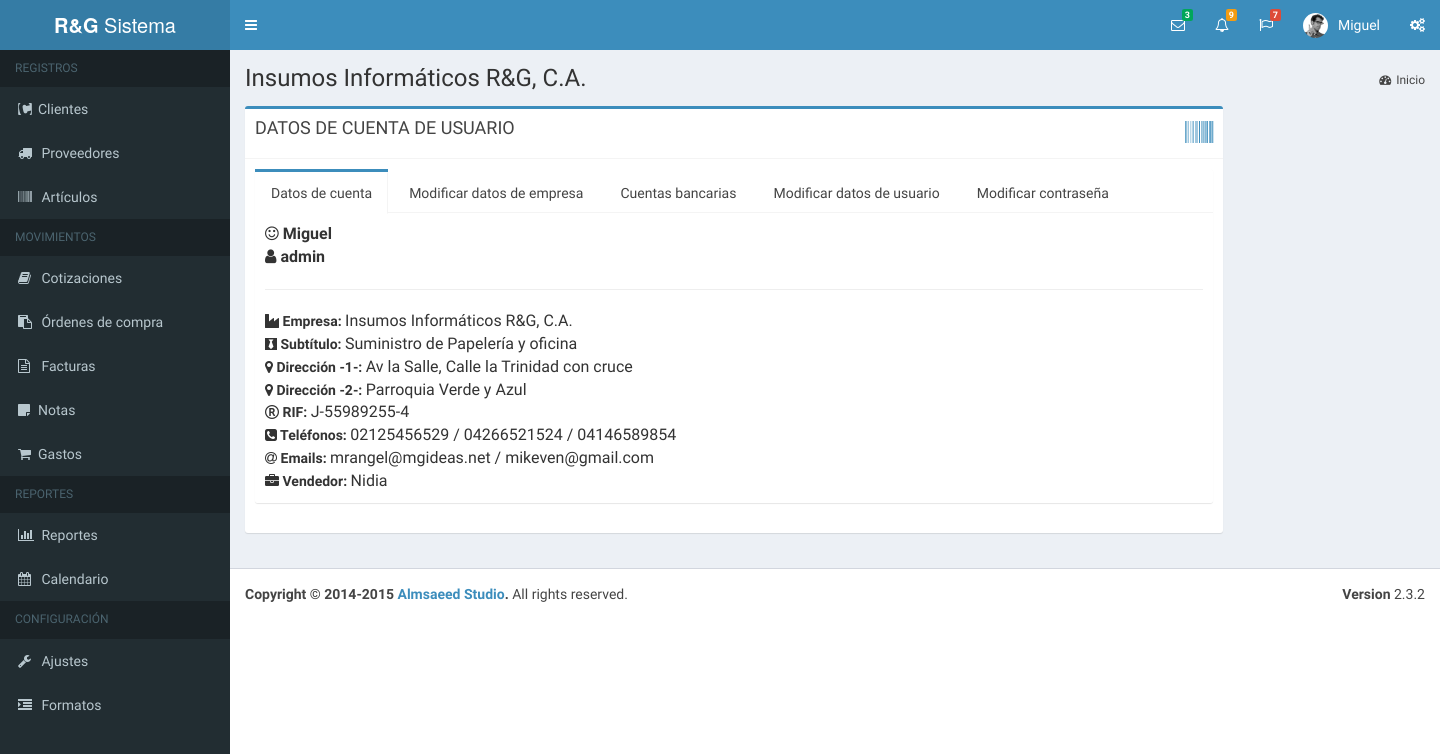
The page /cuenta.php (signed in) on the database as committed earlier.
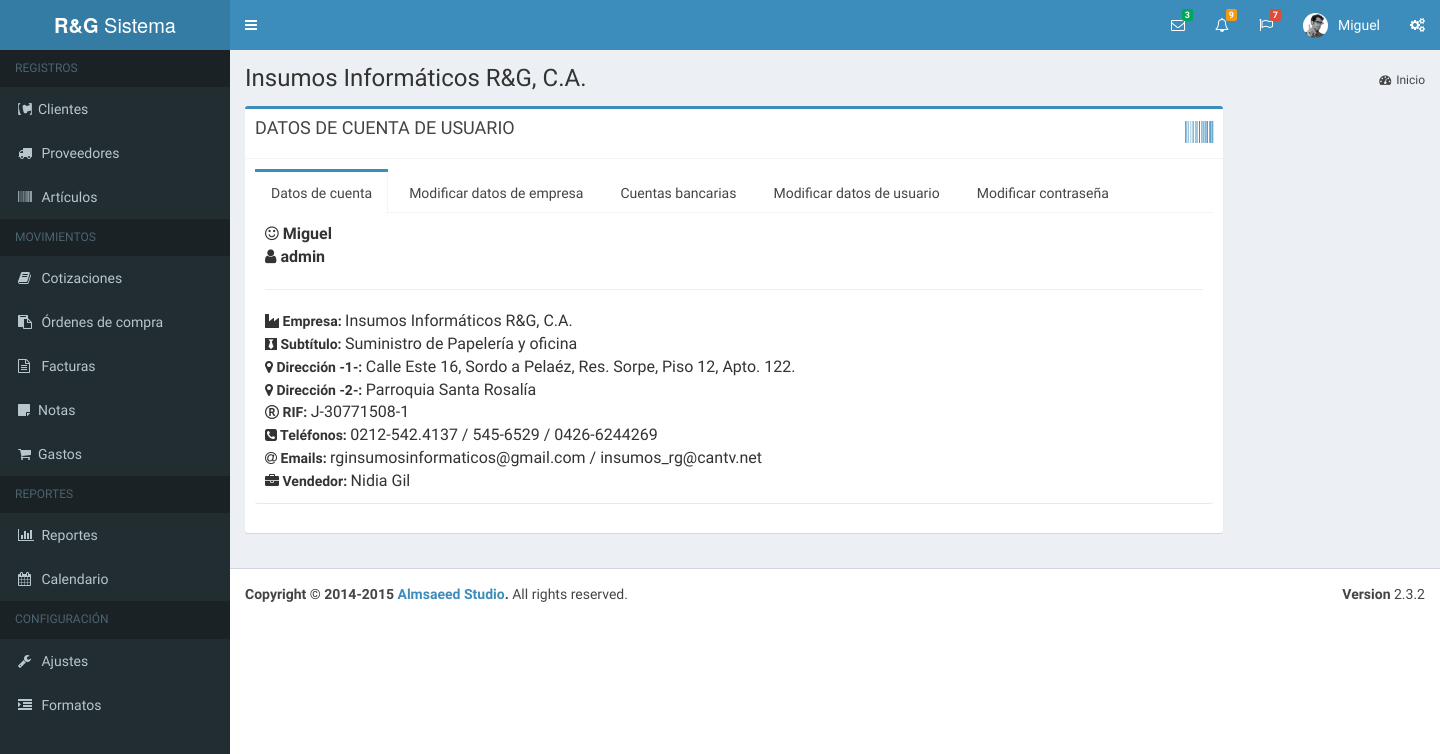
The same page on the database as committed later.
### tables this page shows
CREATE TABLE IF NOT EXISTS `usuario` (
  `idUsuario` int(11) NOT NULL AUTO_INCREMENT,
  `usuario` varchar(60) NOT NULL,
  `password` varchar(60) NOT NULL,
  `nombre` varchar(80) DEFAULT NULL,
  `empresa` varchar(40) DEFAULT NULL,
  `subtitulo` varchar(120) DEFAULT NULL,
  `rif` varchar(15) DEFAULT NULL,
  `telefonos` varchar(80) DEFAULT NULL,
  `email` varchar(80) DEFAULT NULL,
  `vendedor` varchar(25) DEFAULT NULL,
  `direccion1` varchar(160) DEFAULT NULL,
  `direccion2` varchar(160) DEFAULT NULL,
  `ultima_act_doc` datetime DEFAULT NULL,
  PRIMARY KEY (`idUsuario`)
);

### bd/data-usuario.php (called while the page is built, shortened)
<?php
	function obtenerUsuarioPorId( $idu, $dbh ){
		$sql = "select * from usuario where idUsuario = $idu";
		$data_user = mysql_fetch_array( mysql_query ( $sql, $dbh ) );
		return $data_user;
	}
?>

### cuenta.php (the view, shortened to what the changed rows need)
<?php
	include( "bd/bd.php" );
	include( "bd/data-usuario.php" );
  $usuario = obtenerUsuarioPorId( $_SESSION["user"]["idUsuario"], $dbh );
  $nombre_usuario = $usuario["nombre"];
?>
<!DOCTYPE html>
<html>
<head>
  <link rel="stylesheet" href="bootstrap/css/bootstrap.min.css">
    <link rel="stylesheet" href="https://maxcdn.bootstrapcdn.com/font-awesome/4.4.0/css/font-awesome.min.css">
    <link rel="stylesheet" href="https://code.ionicframework.com/ionicons/2.0.1/css/ionicons.min.css">
    <link rel="stylesheet" href="plugins/daterangepicker/daterangepicker-bs3.css">
    <link rel="stylesheet" href="plugins/iCheck/all.css">
    <link rel="stylesheet" href="plugins/colorpicker/bootstrap-colorpicker.min.css">
    <link rel="stylesheet" href="plugins/timepicker/bootstrap-timepicker.min.css">
    <link rel="stylesheet" href="plugins/select2/select2.min.css">
    <link rel="stylesheet" href="dist/css/AdminLTE.min.css">
    <link rel="stylesheet" href="dist/css/skins/_all-skins.min.css">
    <link rel="stylesheet" type="text/css" href="css/style.css">
    <link rel="stylesheet" type="text/css" href="plugins/bootstrapvalidator-dist-0.5.3/dist/css/bootstrapValidator.css">
</head>
<body class="hold-transition skin-blue sidebar-mini">
<div class="wrapper">
  <header class="main-header">
    <nav class="navbar navbar-static-top" role="navigation">
      <div class="navbar-custom-menu">
        <ul class="nav navbar-nav">
          <?php include("sub-scripts/nav/perfil.php");?>
        </ul>
      </div>
    </nav>
  </header>
  <div class="content-wrapper">
    <?php include("sub-scripts/nav/contenido-cabecera.php");?>
    <section class="content">
    	<div class="row">
        <div class="col-md-10">
          <div id="ficha_cuenta" class="box box-primary">
            <div class="box-body">
              <div class="nav-tabs-custom">
                <div class="tab-content">
                  <div class="tab-pane active" id="dcuenta">
                    <div><span class="txh"><b> <i class="fa fa-smile-o"></i>
                    <?php echo $nombre_usuario;?></b></span></div>
                    <div><span class="txh"><b> <i class="fa fa-user"></i>
                    <?php echo $usuario["usuario"];?></b></span></div>
                    <div><b><i class="fa fa-industry"></i> Empresa: </b><span class="tx1"> <?php echo $usuario["empresa"];?></span></div>
                    <div><b><i class="fa fa-black-tie"></i> Subtítulo: </b><span class="tx1"> <?php echo $usuario["subtitulo"];?></span></div>
                    <div><b><i class="fa fa-map-marker"></i> Dirección -1-: </b><span class="tx1"> <?php echo $usuario["direccion1"];?></span></div>
                    <div><b><i class="fa fa-map-marker"></i> Dirección -2-: </b><span class="tx1"> <?php echo $usuario["direccion2"];?></span></div>
                    <div><b><i class="fa fa-registered"></i> RIF: </b><span class="tx1"> <?php echo $usuario["rif"];?></span></div>
                    <div><b><i class="fa fa-phone-square"></i> Teléfonos: </b><span class="tx1"> <?php echo $usuario["telefonos"];?></span></div>
                    <div><b><i class="fa fa-at"></i> Emails: </b><span class="tx1"> <?php echo $usuario["email"];?></span></div>
                    <div><b><i class="fa fa-briefcase"></i> Vendedor: </b><span class="tx1"> <?php echo $usuario["vendedor"];?></span></div>
                  </div>
                </div>
              </div>
            </div>
          </div>
        </div>
      </div>
    </section>
  </div>
</div>
</body>
</html>

### sub-scripts/nav/perfil.php (shortened to what the changed rows need)
<?php
  $usuario = obtenerUsuarioPorId( $_SESSION["user"]["idUsuario"], $dbh );
?>
<li class="dropdown user user-menu">
<a href="#" class="dropdown-toggle" data-toggle="dropdown">
  <img src="dist/img/user2-160x160.jpg" class="user-image" alt="User Image">
  <span class="hidden-xs"><?php echo $usuario["nombre"]; ?></span>
</a>
</li>

### sub-scripts/nav/contenido-cabecera.php
<section class="content-header">
  <h1>
    <?php echo $usuario["empresa"]; ?><small></small>
  </h1>
  <ol class="breadcrumb">
    <li><a href="main.php"><i class="fa fa-dashboard"></i>Inicio</a></li>
  </ol>
</section>

Rows that differ between the two databases and show on the page:
changed usuario "Insumos Informáticos R&G, C.A.": direccion1 "Av la Salle, Calle la Trinidad con cruce" → "Calle Este 16, Sordo a Pelaéz, Res. Sorpe, Piso 12, Apto. 122."; direccion2 "Parroquia Verde y Azul" → "Parroquia Santa Rosalía"; rif "J-55989255-4" → "J-30771508-1"; telefonos "02125456529 / 04266521524 / 04146589854" → "0212-542.4137 / 545-6529 / 0426-6244269"; email "mrangel@mgideas.net / mikeven@gmail.com" → "rginsumosinformaticos@gmail.com / insumos_rg@cantv.net"; vendedor "Nidia" → "Nidia Gil"
